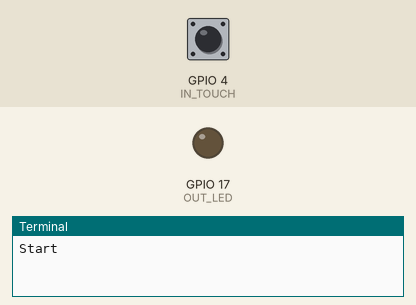
Bench run of a program on a simulated Raspberry Pi (BCM pin numbers). Shown: output pins drawn as LEDs (lit = HIGH), the last lines printed to the terminal. The test bench sets the inputs (shaded band); at power-on: GPIO 4 (IN_TOUCH) LOW.

Above: at 1.2 s.
1.3 s: GPIO 4 (IN_TOUCH) pulled HIGH for 0.15 s
At 1.37 s:
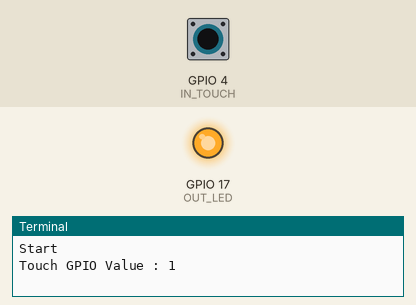
2.9 s: GPIO 4 (IN_TOUCH) pulled HIGH for 3.2 s
At 6.9 s:
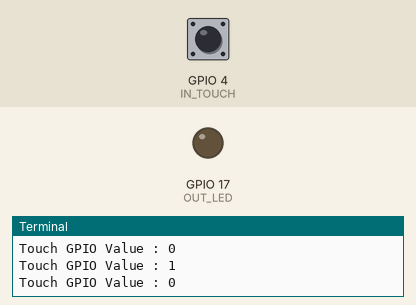
Timing chart, 0 to 8.4 s (numbered marks = the images above; inputs shaded):
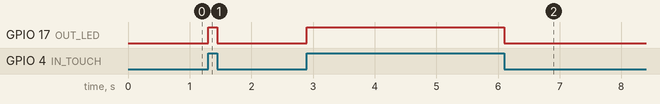

Measured:
- after the input at 1.3 s, GPIO 17 (OUT_LED): LOW → HIGH at once, → LOW 0.15 s later
- after the input at 2.9 s, GPIO 17 (OUT_LED): LOW → HIGH at once, → LOW 3.2 s later

The program:

gpioTouchSensor.py
```python
# -*- coding: utf-8 -*-
import RPi.GPIO as g
import time

IN_TOUCH = 4 # GPIO 4
OUT_LED = 17 # GPIO 17

# BCM
g.setmode(g.BCM)

#g.setup(IN_TOUCH, g.IN, pull_up_down = g.PUD_DOWN)
g.setup(IN_TOUCH, g.IN)
g.setup(OUT_LED, g.OUT, initial=g.LOW)


g.add_event_detect(IN_TOUCH, g.BOTH)
# 터치버튼을 누르면 LED ON 때면 OFF
def sensorCallBack(arg1):
    # arg1 BCM PinNumber
    value = g.input(arg1)

    print "Touch " + "GPIO Value : "+str(value)
    if value == 1:
        g.output(OUT_LED, value)
    else:
        g.output(OUT_LED, 0)

g.add_event_callback(IN_TOUCH, sensorCallBack)

print "Start"


try:
    while True:
        time.sleep(1)

except KeyboardInterrupt:
    print "Keyboard Interrupt"

except:
    print "other error "

finally:
    g.cleanup()
```
